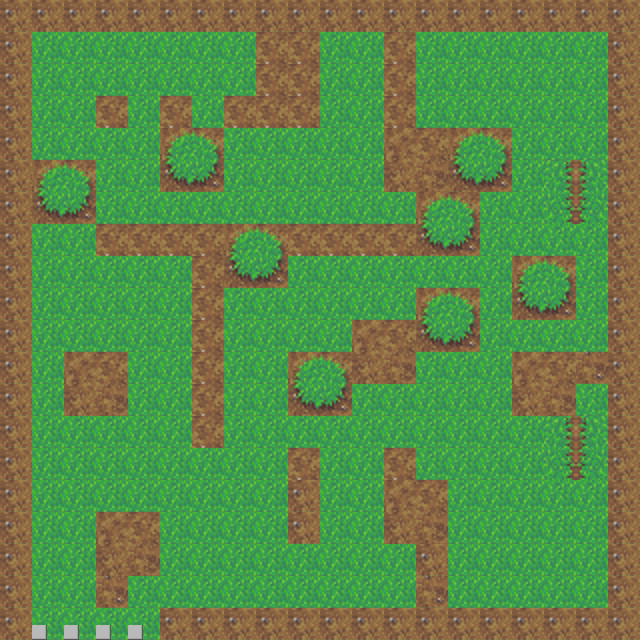

This game map was drawn from its Tiled (.tmx) file and the tilesets committed beside it. A one-line description and the full map source follow:
An orthogonal 20x20 tile map with 32x32 px tiles, 2 tile layers (BackGround, graphic), 2 tilesets and 15 objects.

<map version="1.4" tiledversion="2020.10.30" orientation="orthogonal" renderorder="right-down" width="20" height="20" tilewidth="32" tileheight="32" infinite="0" nextlayerid="10" nextobjectid="17">
 <tileset firstgid="1" source="grass.tsx" />
 <tileset firstgid="73" source="Character.tsx" />
 <layer id="1" name="BackGround" width="20" height="20">
  <data encoding="csv">
13,13,13,13,13,13,13,13,13,13,13,13,13,13,13,13,13,13,13,13,
13,13,13,13,13,13,13,13,13,13,13,13,13,13,13,13,13,13,13,13,
13,13,13,13,13,13,13,13,13,13,13,13,13,13,13,13,13,13,13,13,
13,13,13,13,13,13,13,13,13,13,13,13,13,13,13,13,13,13,13,13,
13,13,13,13,13,13,13,13,13,13,13,13,13,13,13,13,13,13,13,13,
13,13,13,13,13,13,13,13,13,13,13,13,13,13,13,13,13,13,13,13,
13,13,13,13,13,13,13,13,13,13,13,13,13,13,13,13,13,13,13,13,
13,13,13,13,13,13,13,13,13,13,13,13,13,13,13,13,13,13,13,13,
13,13,13,13,13,13,13,13,13,13,13,13,13,13,13,13,13,13,13,13,
13,13,13,13,13,13,13,13,13,13,13,13,13,13,13,13,13,13,13,13,
13,13,13,13,13,13,13,13,13,13,13,13,13,13,13,13,13,13,13,13,
13,13,13,13,13,13,13,13,13,13,13,13,13,13,13,13,13,13,13,13,
13,13,13,13,13,13,13,13,13,13,13,13,13,13,13,13,13,13,13,13,
13,13,13,13,13,13,13,13,13,13,13,13,13,13,13,13,13,13,13,13,
13,13,13,13,13,13,13,13,13,13,13,13,13,13,13,13,13,13,13,13,
13,13,13,13,13,13,13,13,13,19,13,13,13,13,13,13,13,13,13,13,
13,13,13,13,13,13,13,13,13,19,13,13,13,13,13,13,13,13,13,13,
13,13,13,13,13,13,13,13,13,13,13,13,13,19,13,13,13,13,13,13,
13,13,13,13,13,13,13,13,13,13,13,13,13,13,13,13,13,13,13,13,
13,13,13,13,13,13,13,13,13,13,13,13,13,13,13,13,13,13,13,13
</data>
 </layer>
 <layer id="4" name="graphic" width="20" height="20">
  <data encoding="csv">
19,19,19,19,19,19,19,19,19,19,19,19,19,19,19,19,19,19,19,19,
19,0,0,0,0,0,0,0,8,8,0,0,8,0,0,0,0,0,0,19,
19,0,0,0,0,0,0,0,8,8,0,0,8,0,0,0,0,0,0,19,
19,0,0,8,0,8,0,8,8,8,0,0,8,0,0,0,0,0,0,19,
19,0,0,0,0,5,6,0,0,0,0,0,9,10,5,6,0,0,0,19,
19,5,6,0,0,17,18,0,0,0,0,0,21,22,17,18,0,58,59,19,
19,17,18,0,0,0,0,0,0,0,0,0,0,5,6,0,0,70,71,19,
19,0,0,8,8,8,8,5,6,8,8,8,8,17,18,0,0,0,0,19,
19,0,0,0,0,0,8,17,18,0,0,0,0,0,0,0,5,6,0,19,
19,0,0,0,0,0,8,0,0,0,0,0,0,5,6,0,17,18,0,19,
19,0,0,0,0,0,8,0,0,0,0,9,10,17,18,0,0,0,0,19,
19,0,9,10,0,0,8,0,0,5,6,21,22,0,0,0,9,10,20,19,
19,0,21,22,0,0,8,0,0,17,18,0,0,0,0,0,21,22,0,19,
19,0,0,0,0,0,8,0,0,0,0,0,0,0,0,0,0,58,59,19,
19,0,0,0,0,0,0,0,0,8,0,0,8,0,0,0,0,70,71,19,
19,0,0,0,0,0,0,0,0,0,0,0,9,10,0,0,0,0,0,19,
19,0,0,9,10,0,0,0,0,0,0,0,21,22,0,0,0,0,0,19,
19,0,0,21,22,0,0,0,0,0,0,0,0,0,0,0,0,0,0,19,
19,0,0,20,0,0,0,0,0,0,0,0,0,20,0,0,0,0,0,19,
19,78,78,78,78,19,19,19,19,19,19,19,19,19,19,19,19,19,19,19
</data>
 </layer>
 <objectgroup id="6" name="Ground" />
 <objectgroup id="7" name="brick">
  <object id="1" x="524" y="265" width="46" height="50" />
  <object id="2" x="426" y="201" width="50" height="48" />
  <object id="3" x="461" y="141" width="46" height="41" />
  <object id="4" x="179" y="145" width="36" height="34" />
  <object id="5" x="45" y="170" width="46" height="52" />
  <object id="6" x="241" y="243" width="38" height="36" />
  <object id="7" x="308" y="366" width="40" height="42" />
  <object id="8" x="429" y="300" width="44" height="42" />
  <object id="9" x="364" y="333" width="54" height="51" />
  <object id="10" x="717" y="291" />
  <object id="12" x="0" y="1" width="639" height="32" />
  <object id="13" x="0" y="32" width="30" height="607" />
  <object id="14" x="30" y="608" width="611" height="31" />
  <object id="15" x="608" y="34" width="30" height="573" />
  <object id="16" x="670" y="588" />
 </objectgroup>
 <objectgroup id="8" name="coins" />
</map>
